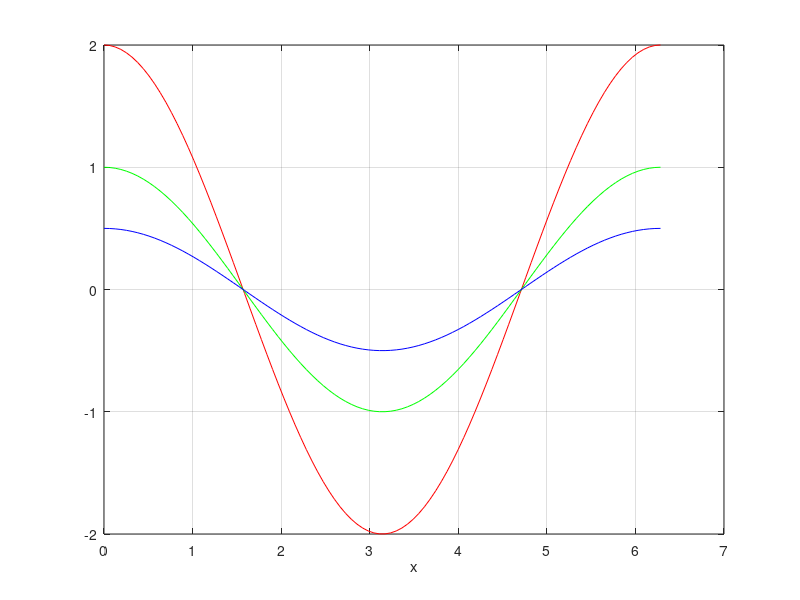

MATLAB code for this plot:
%Q2
disp('Question 2 -');
x = linspace(0,2*pi,100);
p=2*cos(x);
q=cos(x);
r=0.5*cos(x);
plot(x,p,'r',x,q,'g',x,r,'b');
xlabel('x');
grid on;